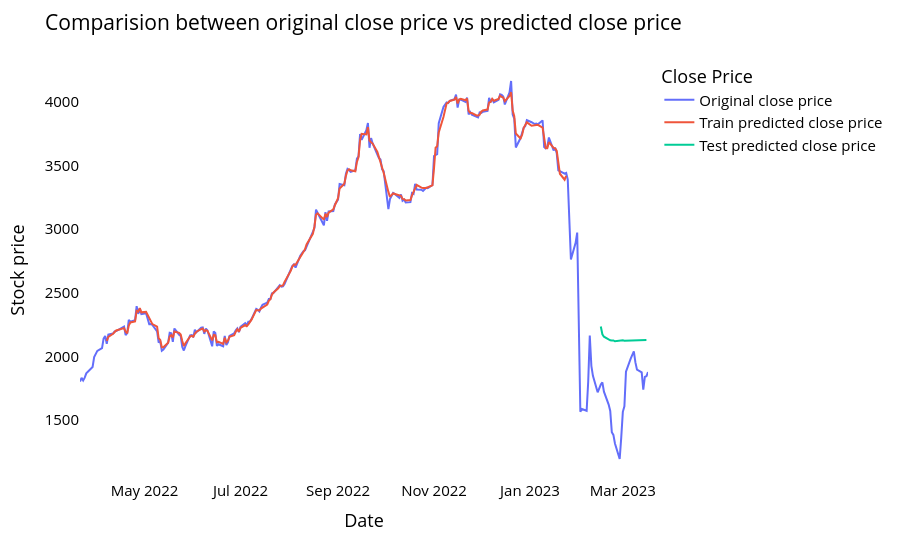

The notebook cell saved with this chart:
### Markdown cell above
### Comparision between original stock close price vs predicted close price

### Code cell
# shift train predictions for plotting

look_back=time_step
trainPredictPlot = np.empty_like(closedf)
trainPredictPlot[:, :] = np.nan
trainPredictPlot[look_back:len(train_predict)+look_back, :] = train_predict
print("Train predicted data: ", trainPredictPlot.shape)

# shift test predictions for plotting
testPredictPlot = np.empty_like(closedf)
testPredictPlot[:, :] = np.nan
testPredictPlot[len(train_predict)+(look_back*2)+1:len(closedf)-1, :] = test_predict
print("Test predicted data: ", testPredictPlot.shape)

names = cycle(['Original close price','Train predicted close price','Test predicted close price'])


plotdf = pd.DataFrame({'Date': close_stock['Date'],
                       'original_close': close_stock['Close'],
                      'train_predicted_close': trainPredictPlot.reshape(1,-1)[0].tolist(),
                      'test_predicted_close': testPredictPlot.reshape(1,-1)[0].tolist()})

fig = px.line(plotdf,x=plotdf['Date'], y=[plotdf['original_close'],plotdf['train_predicted_close'],
                                          plotdf['test_predicted_close']],
              labels={'value':'Stock price','Date': 'Date'})
fig.update_layout(title_text='Comparision between original close price vs predicted close price',
                  plot_bgcolor='white', font_size=15, font_color='black', legend_title_text='Close Price')
fig.for_each_trace(lambda t:  t.update(name = next(names)))

fig.update_xaxes(showgrid=False)
fig.update_yaxes(showgrid=False)
fig.show()

### Figure 1 — Plotly figure (JSON) as saved in the notebook; plotly's stock layout.template omitted (floating-point values rounded to 4 significant figures; data arrays with more than 128 entries replaced by an {"elided": "..."} marker saying what was removed)
{"data": [{"hovertemplate": "variable=original_close<br>Date=%{x}<br>Stock price=%{y}<extra></extra>", "legendgroup": "original_close", "line": {"color": "#636efa", "dash": "solid"}, "marker": {"symbol": "circle"}, "mode": "lines", "name": "Original close price", "orientation": "v", "showlegend": true, "type": "scatter", "x": {"elided": "249 str values"}, "xaxis": "x", "y": {"elided": "249 float values"}, "yaxis": "y"}, {"hovertemplate": "variable=train_predicted_close<br>Date=%{x}<br>Stock price=%{y}<extra></extra>", "legendgroup": "train_predicted_close", "line": {"color": "#EF553B", "dash": "solid"}, "marker": {"symbol": "circle"}, "mode": "lines", "name": "Train predicted close price", "orientation": "v", "showlegend": true, "type": "scatter", "x": {"elided": "249 str values"}, "xaxis": "x", "y": {"elided": "249 float values"}, "yaxis": "y"}, {"hovertemplate": "variable=test_predicted_close<br>Date=%{x}<br>Stock price=%{y}<extra></extra>", "legendgroup": "test_predicted_close", "line": {"color": "#00cc96", "dash": "solid"}, "marker": {"symbol": "circle"}, "mode": "lines", "name": "Test predicted close price", "orientation": "v", "showlegend": true, "type": "scatter", "x": {"elided": "249 str values"}, "xaxis": "x", "y": {"elided": "249 float values"}, "yaxis": "y"}], "layout": {"font": {"color": "black", "size": 15}, "legend": {"title": {"text": "Close Price"}, "tracegroupgap": 0}, "margin": {"t": 60}, "plot_bgcolor": "white", "title": {"text": "Comparision between original close price vs predicted close price"}, "xaxis": {"anchor": "y", "domain": [0, 1], "showgrid": false, "title": {"text": "Date"}}, "yaxis": {"anchor": "x", "domain": [0, 1], "showgrid": false, "title": {"text": "Stock price"}}}}
